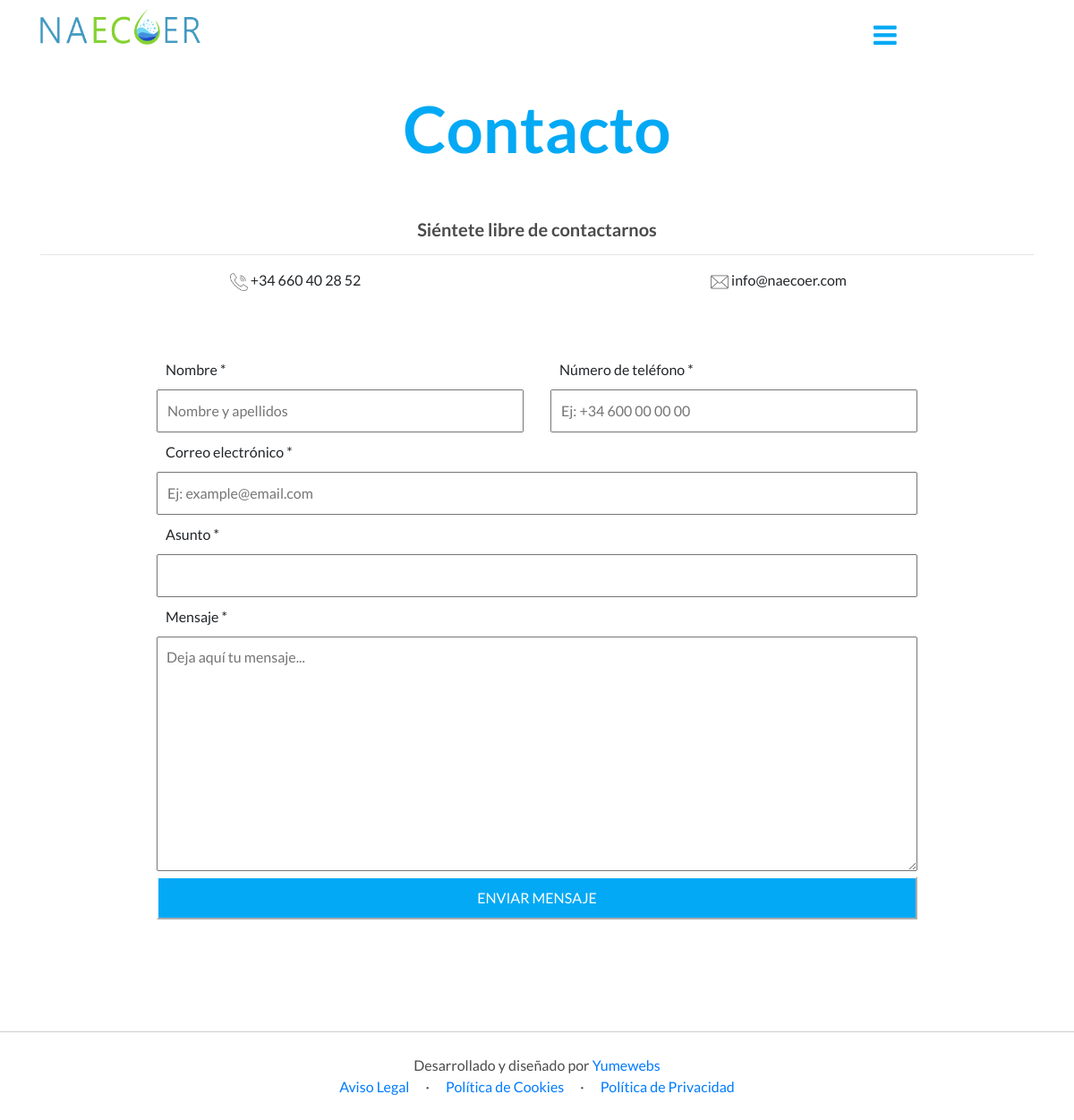
Page /contact/ on the committed database.
### pages/models.py (models this page shows, shortened)
class Page(models.Model):
    title = models.CharField(max_length=200,
        verbose_name="Título")
    content = models.TextField(
        verbose_name="contenido")
    created = models.DateTimeField(auto_now_add=True,
        verbose_name="Fecha de creación")
    updated = models.DateTimeField(auto_now=True,
        verbose_name="Fecha de edición")
    class Meta:
        verbose_name = "página"
        verbose_name_plural = "páginas"
        ordering = ['title']

### core/views.py (the view, shortened to what this page needs)
# urls.py: path("contact/", views.contact, name="contact"),
def contact(request):
    return render(request, "core/contact.html")

### blog/templatetags/posts_extras.py (called while the page is built)
@register.simple_tag
def get_post_list():
    posts = Post.objects.all()
    return posts

### pages/templatetags/pages_extras.py (called while the page is built)
@register.simple_tag
def get_page_list():
    pages = Page.objects.all()
    return pages

### core/templates/core/contact.html (shortened to what this page needs)
{% extends 'core/layout.html' %}
{% block body %}
<section class="contact">
    <div class="container">
      <h2>Contacto</h2>
      <h5>Siéntete libre de contactarnos</h5>
      <hr>
      <div class="row col-lg-12 info">
        <div class="col-lg-6">
          {% load static %}
          <p><img src="{% static 'core/img/call.png' %}" width="20px" alt=""> +34 660 40 28 52</p>
        </div>
        <div class="col-lg-6">
          {% load static %}
          <p><img src="{% static 'core/img/envelope.png'  %}" width="20px" alt=""> info@naecoer.com</p>
        </div>
      </div>
      <div class="contact-form">
        <form action="/" method="POST">{% csrf_token %}
          <div class="row col-lg-12">
            <div class="col-lg-6">
              <label for="name" class="label-input50">Nombre *</label>
              <input type="text" name="name" id="" class="input50" required placeholder="Nombre y apellidos">
            </div>
            <div class="col-lg-6">
              <label for="number" class="label-input50">Número de teléfono *</label>
              <input type="number" name="phone" id="" class="input50" required placeholder="Ej: +34 600 00 00 00">
            </div>
          </div>
          <div class="row col-lg-12">
            <div class="col-lg-12">
              <label for="email" class="label-input100">Correo electrónico *</label>
              <input type="email" name="email" id="" class="input100" required placeholder="Ej: example@email.com">
            </div>
          </div>
          <div class="row col-lg-12">
            <div class="col-lg-12">
              <label for="subject" class="label-input100">Asunto *</label>
              <input type="text" name="subject" id="" class="input100" required>
            </div>
          </div>
          <div class="row col-lg-12">
            <div class="col-lg-12">
              <label for="message" class="label-textarea">Mensaje *</label>
              <textarea name="message" id="" cols="20" rows="10" class="textarea" required
                placeholder="Deja aquí tu mensaje..."></textarea>
            </div>
          </div>
          <div class="row col-lg-12">
            <div class="col-lg-12">
              <input type="submit" value="ENVIAR MENSAJE" style="text-align: center;">
            </div>
          </div>
        </form>
      </div>
  </section>
{% endblock %}

### core/templates/core/layout.html (shortened to what this page needs)
<!DOCTYPE html>
<html lang="es">
<head>
    <link href="https://maxcdn.bootstrapcdn.com/bootstrap/4.1.3/css/bootstrap.min.css" rel="stylesheet">
    {% load static %}
    <link rel="stylesheet" href="{% static 'core/css/styles.css' %}" type="text/css">
    <link rel="stylesheet" href="{% static 'core/css/services.css' %}" type="text/css">
    <link rel="stylesheet" href="{% static 'core/css/studies.css' %}" type="text/css">
    <link rel="stylesheet" href="{% static 'core/css/blog.css' %}" type="text/css">
    {% load static %}
    <link href="https://maxcdn.bootstrapcdn.com/bootstrap/4.1.3/css/bootstrap.min.css" rel="stylesheet">
    <link rel="stylesheet" href="https://stackpath.bootstrapcdn.com/font-awesome/4.7.0/css/font-awesome.min.css">
</head>
<body>
    <header class="header">
        <div class="container">
            {% load static %}
            <a href="{% url 'home' %}" class="logo"><img height="50px" src="{% static 'core/img/Aa.logo-burbuja.png' %}"
                    alt="" style="padding: 10px 0px 0px 0px;"></a>
            <div class="menu-toggle"></div>
                    {% load posts_extras %}
                    {% get_post_list as post_list %}
        </div>
    </header>
    {%block body%}
    {%endblock%}
    <footer>
        <div class="container">
            <div class="row col-lg-12">
                <div class="col-lg-12">
                    Desarrollado y diseñado por <a href="http://www.yumewebs.com/">Yumewebs</a>
                </div>
            </div>
            <div class="row col-lg-12 pages">
                <div class="col-lg-12">
                    {% load pages_extras %}
                    {% get_page_list as page_list %}
                    {% for page in page_list %}
                        <a href="{% url 'page' page.id %}" class="link">{{page.title}}</a>
                        {% if not forloop.last %}·{% endif %}
                    {% endfor %}
                </div>
            </div>
        </div>
    </footer>
</body>
</html>

### core/static/core/css/styles.css (style rules this page uses)
* { padding: 0px; margin: 0px; box-sizing: border-box; font-family: 'Lato', sans-serif !important; overflow: -moz-hidden-unscrollable; }
html, body { scroll-behavior: smooth; }
header { position: fixed; padding-bottom: 20px; background-color: white; width: 100%; z-index: 1400; }
header .menu-toggle { position: absolute; z-index: 999; font-size: 30px; top: 0; left: 80%; cursor: pointer; color:#03a9f4; padding: 1rem; }
header .menu-toggle:before { content: '\f0c9'; font-family: fontAwesome; line-height: 25px; }
footer { text-align: center; width: 100%; border-top: 1px solid #ccc; padding: 25px; color: #141313c3; }
footer a { text-decoration: none; }
footer .link { padding: 15px; }
.contact { padding-top: 100px; padding-bottom: 100px; }
.contact h2 { color: #03a9f4; font-size: 4.5rem; font-weight: 700; text-align: center; padding-bottom: 50px; }
.contact h5 { color: #141313c3; font-weight: 600; text-align: center; }
.contact .info { padding-bottom: 25px; }
.contact .row .col-lg-6 { text-align: center; }
.contact form { padding: 25px 100px; }
.contact form .row .col-lg-6 label, .contact form .row .col-lg-6 input, .contact form .row .col-lg-12 label, .contact form .row .col-lg-12 input, .contact form .row .col-lg-12 textarea { width: 100%; text-align: left; padding: 10px; margin: 0px; }
.contact form .row .col-lg-12 input[type="submit"] { color: white; background-color: #03a9f4; border-color: white; }
.row { margin-left: 0px !important; margin-right: 0px !important; }

### rows in the picture
Page: title "Aviso Legal"
Page: title "Política de Cookies"
Page: title "Política de Privacidad"
